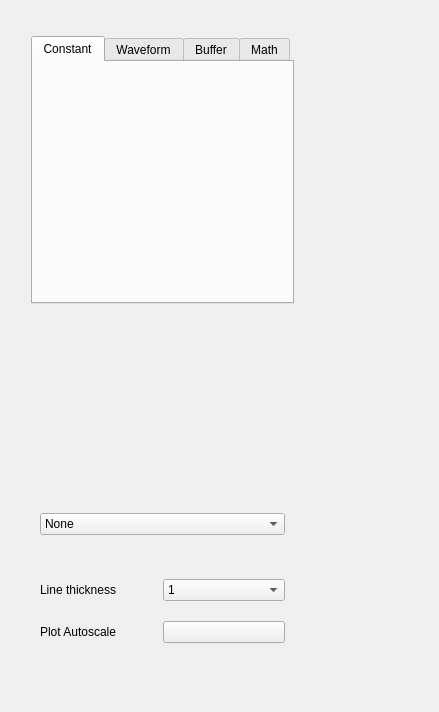
<?xml version="1.0" encoding="UTF-8"?>
<ui version="4.0">
 <class>SignalGeneratorMenu</class>
 <widget class="QWidget" name="SignalGeneratorMenu">
  <property name="geometry">
   <rect>
    <x>0</x>
    <y>0</y>
    <width>439</width>
    <height>712</height>
   </rect>
  </property>
  <property name="windowTitle">
   <string>Form</string>
  </property>
  <layout class="QVBoxLayout" name="verticalLayout_2">
   <item>
    <widget class="scopy::gui::MenuAnim" name="menuAnim" native="true">
     <property name="sizePolicy">
      <sizepolicy hsizetype="Maximum" vsizetype="Preferred">
       <horstretch>0</horstretch>
       <verstretch>0</verstretch>
      </sizepolicy>
     </property>
     <property name="maximumSize">
      <size>
       <width>16777215</width>
       <height>16777215</height>
      </size>
     </property>
     <layout class="QVBoxLayout" name="verticalLayout_7">
      <property name="spacing">
       <number>0</number>
      </property>
      <property name="leftMargin">
       <number>20</number>
      </property>
      <property name="topMargin">
       <number>25</number>
      </property>
      <property name="rightMargin">
       <number>10</number>
      </property>
      <property name="bottomMargin">
       <number>20</number>
      </property>
      <item>
       <widget class="QScrollArea" name="scrollArea">
        <property name="sizePolicy">
         <sizepolicy hsizetype="Maximum" vsizetype="Expanding">
          <horstretch>0</horstretch>
          <verstretch>0</verstretch>
         </sizepolicy>
        </property>
        <property name="maximumSize">
         <size>
          <width>16777215</width>
          <height>16777215</height>
         </size>
        </property>
        <property name="frameShape">
         <enum>QFrame::NoFrame</enum>
        </property>
        <property name="frameShadow">
         <enum>QFrame::Sunken</enum>
        </property>
        <property name="lineWidth">
         <number>0</number>
        </property>
        <property name="horizontalScrollBarPolicy">
         <enum>Qt::ScrollBarAlwaysOff</enum>
        </property>
        <property name="widgetResizable">
         <bool>true</bool>
        </property>
        <widget class="QWidget" name="scrollAreaWidgetContents">
         <property name="geometry">
          <rect>
           <x>0</x>
           <y>0</y>
           <width>314</width>
           <height>629</height>
          </rect>
         </property>
         <property name="sizePolicy">
          <sizepolicy hsizetype="Maximum" vsizetype="Expanding">
           <horstretch>0</horstretch>
           <verstretch>0</verstretch>
          </sizepolicy>
         </property>
         <property name="maximumSize">
          <size>
           <width>380</width>
           <height>16777215</height>
          </size>
         </property>
         <layout class="QVBoxLayout" name="verticalLayout_10">
          <property name="spacing">
           <number>0</number>
          </property>
          <property name="leftMargin">
           <number>0</number>
          </property>
          <property name="topMargin">
           <number>0</number>
          </property>
          <property name="rightMargin">
           <number>0</number>
          </property>
          <property name="bottomMargin">
           <number>0</number>
          </property>
          <item>
           <widget class="QTabWidget" name="tabWidget">
            <property name="sizePolicy">
             <sizepolicy hsizetype="Maximum" vsizetype="Maximum">
              <horstretch>0</horstretch>
              <verstretch>0</verstretch>
             </sizepolicy>
            </property>
            <property name="styleSheet">
             <string notr="true"/>
            </property>
            <property name="currentIndex">
             <number>0</number>
            </property>
            <property name="usesScrollButtons">
             <bool>false</bool>
            </property>
            <widget class="QWidget" name="widgteTabConstant">
             <property name="sizePolicy">
              <sizepolicy hsizetype="Preferred" vsizetype="Maximum">
               <horstretch>0</horstretch>
               <verstretch>0</verstretch>
              </sizepolicy>
             </property>
             <attribute name="title">
              <string>Constant</string>
             </attribute>
             <layout class="QGridLayout" name="gridLayout">
              <property name="leftMargin">
               <number>0</number>
              </property>
              <property name="topMargin">
               <number>25</number>
              </property>
              <property name="rightMargin">
               <number>0</number>
              </property>
              <property name="bottomMargin">
               <number>0</number>
              </property>
              <property name="spacing">
               <number>15</number>
              </property>
              <item row="0" column="1">
               <spacer name="hSpacer_6">
                <property name="orientation">
                 <enum>Qt::Horizontal</enum>
                </property>
                <property name="sizeHint" stdset="0">
                 <size>
                  <width>40</width>
                  <height>20</height>
                 </size>
                </property>
               </spacer>
              </item>
              <item row="0" column="0">
               <spacer name="hSpacer_5">
                <property name="orientation">
                 <enum>Qt::Horizontal</enum>
                </property>
                <property name="sizeHint" stdset="0">
                 <size>
                  <width>40</width>
                  <height>20</height>
                 </size>
                </property>
               </spacer>
              </item>
              <item row="1" column="0">
               <spacer name="vSpacer_3">
                <property name="orientation">
                 <enum>Qt::Vertical</enum>
                </property>
                <property name="sizeHint" stdset="0">
                 <size>
                  <width>20</width>
                  <height>40</height>
                 </size>
                </property>
               </spacer>
              </item>
             </layout>
            </widget>
            <widget class="QWidget" name="widgetTabWaveform">
             <property name="sizePolicy">
              <sizepolicy hsizetype="Preferred" vsizetype="Maximum">
               <horstretch>0</horstretch>
               <verstretch>0</verstretch>
              </sizepolicy>
             </property>
             <attribute name="title">
              <string>Waveform</string>
             </attribute>
             <layout class="QVBoxLayout" name="verticalLayout_5">
              <property name="spacing">
               <number>10</number>
              </property>
              <property name="leftMargin">
               <number>0</number>
              </property>
              <property name="topMargin">
               <number>25</number>
              </property>
              <property name="rightMargin">
               <number>0</number>
              </property>
              <property name="bottomMargin">
               <number>0</number>
              </property>
              <item>
               <widget class="QComboBox" name="cmbBoxType">
                <property name="sizePolicy">
                 <sizepolicy hsizetype="Minimum" vsizetype="Fixed">
                  <horstretch>0</horstretch>
                  <verstretch>0</verstretch>
                 </sizepolicy>
                </property>
                <item>
                 <property name="text">
                  <string>Sine</string>
                 </property>
                </item>
                <item>
                 <property name="text">
                  <string>Square</string>
                 </property>
                </item>
                <item>
                 <property name="text">
                  <string>Triangle</string>
                 </property>
                </item>
                <item>
                 <property name="text">
                  <string>Trapezoidal</string>
                 </property>
                </item>
                <item>
                 <property name="text">
                  <string>Rising Ramp Sawtooth</string>
                 </property>
                </item>
                <item>
                 <property name="text">
                  <string>Falling Ramp Sawtooth</string>
                 </property>
                </item>
                <item>
                 <property name="text">
                  <string>Stair Step</string>
                 </property>
                </item>
               </widget>
              </item>
              <item>
               <layout class="QGridLayout" name="gridLayoutWaveform">
                <property name="bottomMargin">
                 <number>0</number>
                </property>
                <property name="spacing">
                 <number>15</number>
                </property>
               </layout>
              </item>
              <item>
               <widget class="QWidget" name="widgetTrapezParams" native="true">
                <layout class="QVBoxLayout" name="verticalLayout_12">
                 <property name="spacing">
                  <number>15</number>
                 </property>
                 <property name="leftMargin">
                  <number>0</number>
                 </property>
                 <property name="topMargin">
                  <number>0</number>
                 </property>
                 <property name="rightMargin">
                  <number>0</number>
                 </property>
                 <property name="bottomMargin">
                  <number>0</number>
                 </property>
                 <item>
                  <widget class="scopy::gui::SubsectionSeparator" name="widgetTimingSubsSep" native="true"/>
                 </item>
                 <item>
                  <layout class="QGridLayout" name="gridLayout_2">
                   <property name="topMargin">
                    <number>0</number>
                   </property>
                   <property name="rightMargin">
                    <number>0</number>
                   </property>
                   <property name="bottomMargin">
                    <number>0</number>
                   </property>
                   <property name="spacing">
                    <number>15</number>
                   </property>
                  </layout>
                 </item>
                </layout>
               </widget>
              </item>
              <item>
               <spacer name="vSpacer">
                <property name="orientation">
                 <enum>Qt::Vertical</enum>
                </property>
                <property name="sizeHint" stdset="0">
                 <size>
                  <width>20</width>
                  <height>40</height>
                 </size>
                </property>
               </spacer>
              </item>
             </layout>
            </widget>
            <widget class="QWidget" name="widgetTabBuffer">
             <property name="sizePolicy">
              <sizepolicy hsizetype="Maximum" vsizetype="Maximum">
               <horstretch>0</horstretch>
               <verstretch>0</verstretch>
              </sizepolicy>
             </property>
             <attribute name="title">
              <string>Buffer</string>
             </attribute>
             <layout class="QVBoxLayout" name="verticalLayout">
              <property name="leftMargin">
               <number>0</number>
              </property>
              <property name="topMargin">
               <number>25</number>
              </property>
              <property name="rightMargin">
               <number>0</number>
              </property>
              <item>
               <widget class="scopy::gui::SubsectionSeparator" name="widgetFileSubsSep" native="true"/>
              </item>
              <item>
               <layout class="QHBoxLayout" name="hLayout_7">
                <property name="spacing">
                 <number>10</number>
                </property>
                <property name="topMargin">
                 <number>0</number>
                </property>
                <property name="rightMargin">
                 <number>0</number>
                </property>
                <item>
                 <layout class="QFormLayout" name="formLayout">
                  <property name="fieldGrowthPolicy">
                   <enum>QFormLayout::AllNonFixedFieldsGrow</enum>
                  </property>
                  <property name="horizontalSpacing">
                   <number>15</number>
                  </property>
                  <property name="verticalSpacing">
                   <number>15</number>
                  </property>
                  <property name="leftMargin">
                   <number>0</number>
                  </property>
                  <property name="rightMargin">
                   <number>0</number>
                  </property>
                  <item row="0" column="0">
                   <widget class="QLabel" name="lbl_5">
                    <property name="sizePolicy">
                     <sizepolicy hsizetype="Preferred" vsizetype="Preferred">
                      <horstretch>0</horstretch>
                      <verstretch>0</verstretch>
                     </sizepolicy>
                    </property>
                    <property name="font">
                     <font>
                      <pointsize>10</pointsize>
                     </font>
                    </property>
                    <property name="text">
                     <string>Path</string>
                    </property>
                   </widget>
                  </item>
                  <item row="0" column="1">
                   <widget class="QLineEdit" name="lineEditPath">
                    <property name="enabled">
                     <bool>true</bool>
                    </property>
                    <property name="sizePolicy">
                     <sizepolicy hsizetype="Minimum" vsizetype="Fixed">
                      <horstretch>0</horstretch>
                      <verstretch>0</verstretch>
                     </sizepolicy>
                    </property>
                    <property name="text">
                     <string>No file loaded</string>
                    </property>
                    <property name="readOnly">
                     <bool>true</bool>
                    </property>
                   </widget>
                  </item>
                  <item row="1" column="0">
                   <widget class="QLabel" name="lbl_9">
                    <property name="font">
                     <font>
                      <pointsize>10</pointsize>
                     </font>
                    </property>
                    <property name="text">
                     <string>Format</string>
                    </property>
                   </widget>
                  </item>
                  <item row="1" column="1">
                   <widget class="QLineEdit" name="lineEditFormat">
                    <property name="enabled">
                     <bool>true</bool>
                    </property>
                    <property name="sizePolicy">
                     <sizepolicy hsizetype="Minimum" vsizetype="Fixed">
                      <horstretch>0</horstretch>
                      <verstretch>0</verstretch>
                     </sizepolicy>
                    </property>
                    <property name="text">
                     <string>No file loaded</string>
                    </property>
                    <property name="readOnly">
                     <bool>true</bool>
                    </property>
                   </widget>
                  </item>
                  <item row="2" column="0">
                   <widget class="QLabel" name="lbl_7">
                    <property name="font">
                     <font>
                      <pointsize>10</pointsize>
                     </font>
                    </property>
                    <property name="text">
                     <string>Size</string>
                    </property>
                   </widget>
                  </item>
                  <item row="2" column="1">
                   <widget class="QLineEdit" name="lineEditSize">
                    <property name="enabled">
                     <bool>true</bool>
                    </property>
                    <property name="sizePolicy">
                     <sizepolicy hsizetype="Minimum" vsizetype="Fixed">
                      <horstretch>0</horstretch>
                      <verstretch>0</verstretch>
                     </sizepolicy>
                    </property>
                    <property name="text">
                     <string>0 samples</string>
                    </property>
                    <property name="readOnly">
                     <bool>true</bool>
                    </property>
                   </widget>
                  </item>
                  <item row="3" column="1">
                   <widget class="QWidget" name="widgetLoadFileBtn" native="true">
                    <layout class="QHBoxLayout" name="horizontalLayout_12">
                     <property name="leftMargin">
                      <number>0</number>
                     </property>
                     <property name="topMargin">
                      <number>0</number>
                     </property>
                     <property name="rightMargin">
                      <number>0</number>
                     </property>
                     <property name="bottomMargin">
                      <number>0</number>
                     </property>
                     <item>
                      <widget class="QPushButton" name="btnLoadFile">
                       <property name="sizePolicy">
                        <sizepolicy hsizetype="Minimum" vsizetype="Maximum">
                         <horstretch>8</horstretch>
                         <verstretch>0</verstretch>
                        </sizepolicy>
                       </property>
                       <property name="minimumSize">
                        <size>
                         <width>0</width>
                         <height>0</height>
                        </size>
                       </property>
                       <property name="maximumSize">
                        <size>
                         <width>16777215</width>
                         <height>16777215</height>
                        </size>
                       </property>
                       <property name="styleSheet">
                        <string notr="true">QPushButton{
background-position: center center;
background-repeat: no-repeat;
  height: 30px;
  font-weight: normal;
  font-style: normal;
  text-align: center;
}</string>
                       </property>
                       <property name="text">
                        <string>Load file</string>
                       </property>
                       <property name="blue_button" stdset="0">
                        <bool>true</bool>
                       </property>
                      </widget>
                     </item>
                     <item>
                      <widget class="QPushButton" name="btnRefresh">
                       <property name="sizePolicy">
                        <sizepolicy hsizetype="Minimum" vsizetype="Fixed">
                         <horstretch>2</horstretch>
                         <verstretch>0</verstretch>
                        </sizepolicy>
                       </property>
                       <property name="styleSheet">
                        <string notr="true">QPushButton{

background-position: center center;
background-repeat: no-repeat;
  height: 30px;

  font-weight: normal;
  font-style: normal;
  text-align: center;
}</string>
                       </property>
                       <property name="text">
                        <string/>
                       </property>
                       <property name="icon">
                        <iconset resource="../resources/resources.qrc">
                         <normaloff>:/icons/common/refresh.svg</normaloff>:/icons/common/refresh.svg</iconset>
                       </property>
                       <property name="iconSize">
                        <size>
                         <width>32</width>
                         <height>32</height>
                        </size>
                       </property>
                       <property name="blue_button" stdset="0">
                        <bool>true</bool>
                       </property>
                      </widget>
                     </item>
                    </layout>
                   </widget>
                  </item>
                  <item row="5" column="0" colspan="2">
                   <layout class="QHBoxLayout" name="hLayout_4">
                    <property name="spacing">
                     <number>10</number>
                    </property>
                    <item>
                     <widget class="QLabel" name="lbl">
                      <property name="sizePolicy">
                       <sizepolicy hsizetype="Maximum" vsizetype="Preferred">
                        <horstretch>0</horstretch>
                        <verstretch>0</verstretch>
                       </sizepolicy>
                      </property>
                      <property name="text">
                       <string>Channel</string>
                      </property>
                     </widget>
                    </item>
                    <item>
                     <widget class="QComboBox" name="cmbBoxFileChannel">
                      <property name="enabled">
                       <bool>false</bool>
                      </property>
                      <property name="sizePolicy">
                       <sizepolicy hsizetype="Minimum" vsizetype="Fixed">
                        <horstretch>0</horstretch>
                        <verstretch>0</verstretch>
                       </sizepolicy>
                      </property>
                      <property name="currentText">
                       <string/>
                      </property>
                     </widget>
                    </item>
                   </layout>
                  </item>
                 </layout>
                </item>
               </layout>
              </item>
              <item>
               <widget class="scopy::gui::SubsectionSeparator" name="widgetScalingSubsSep" native="true"/>
              </item>
              <item>
               <layout class="QVBoxLayout" name="vLayout_8">
                <property name="bottomMargin">
                 <number>0</number>
                </property>
                <item>
                 <layout class="QGridLayout" name="gridLayoutWaveform_2"/>
                </item>
               </layout>
              </item>
              <item>
               <widget class="QWidget" name="widget" native="true">
                <property name="sizePolicy">
                 <sizepolicy hsizetype="Minimum" vsizetype="Preferred">
                  <horstretch>0</horstretch>
                  <verstretch>0</verstretch>
                 </sizepolicy>
                </property>
                <layout class="QVBoxLayout" name="verticalLayout_11">
                 <property name="spacing">
                  <number>0</number>
                 </property>
                 <property name="leftMargin">
                  <number>0</number>
                 </property>
                 <property name="topMargin">
                  <number>0</number>
                 </property>
                 <property name="rightMargin">
                  <number>0</number>
                 </property>
                 <property name="bottomMargin">
                  <number>0</number>
                 </property>
                </layout>
               </widget>
              </item>
             </layout>
            </widget>
            <widget class="QWidget" name="widgetTabMath">
             <property name="sizePolicy">
              <sizepolicy hsizetype="Maximum" vsizetype="Maximum">
               <horstretch>0</horstretch>
               <verstretch>0</verstretch>
              </sizepolicy>
             </property>
             <attribute name="title">
              <string>Math</string>
             </attribute>
             <layout class="QVBoxLayout" name="verticalLayout_3">
              <property name="leftMargin">
               <number>0</number>
              </property>
              <property name="rightMargin">
               <number>0</number>
              </property>
              <item>
               <widget class="QWidget" name="widgetMath" native="true">
                <property name="sizePolicy">
                 <sizepolicy hsizetype="Preferred" vsizetype="Minimum">
                  <horstretch>0</horstretch>
                  <verstretch>0</verstretch>
                 </sizepolicy>
                </property>
                <property name="styleSheet">
                 <string notr="true">/*to be promoted to scopy::gui:Math*/</string>
                </property>
               </widget>
              </item>
             </layout>
            </widget>
           </widget>
          </item>
          <item>
           <spacer name="vSpacer_2">
            <property name="orientation">
             <enum>Qt::Vertical</enum>
            </property>
            <property name="sizeHint" stdset="0">
             <size>
              <width>20</width>
              <height>40</height>
             </size>
            </property>
           </spacer>
          </item>
          <item>
           <widget class="QWidget" name="widgetNoiseContainer" native="true">
            <layout class="QVBoxLayout" name="verticalLayout_14">
             <property name="spacing">
              <number>6</number>
             </property>
             <property name="leftMargin">
              <number>9</number>
             </property>
             <property name="topMargin">
              <number>9</number>
             </property>
             <property name="rightMargin">
              <number>9</number>
             </property>
             <property name="bottomMargin">
              <number>9</number>
             </property>
             <item>
              <widget class="scopy::gui::SubsectionSeparator" name="widgetNoiseSubsSep" native="true"/>
             </item>
             <item>
              <widget class="QWidget" name="widgetNoise" native="true">
               <layout class="QVBoxLayout" name="vLayout_9">
                <property name="spacing">
                 <number>6</number>
                </property>
                <property name="leftMargin">
                 <number>0</number>
                </property>
                <property name="topMargin">
                 <number>0</number>
                </property>
                <property name="rightMargin">
                 <number>0</number>
                </property>
                <property name="bottomMargin">
                 <number>0</number>
                </property>
                <item>
                 <widget class="QComboBox" name="cmbBoxNoiseType">
                  <item>
                   <property name="text">
                    <string>None</string>
                   </property>
                  </item>
                  <item>
                   <property name="text">
                    <string>Uniform</string>
                   </property>
                  </item>
                  <item>
                   <property name="text">
                    <string>Gaussian</string>
                   </property>
                  </item>
                  <item>
                   <property name="text">
                    <string>Laplacian</string>
                   </property>
                  </item>
                  <item>
                   <property name="text">
                    <string>Impulse</string>
                   </property>
                  </item>
                 </widget>
                </item>
                <item>
                 <layout class="QHBoxLayout" name="hLayout_5">
                  <property name="topMargin">
                   <number>0</number>
                  </property>
                  <item>
                   <spacer name="hSpacer">
                    <property name="orientation">
                     <enum>Qt::Horizontal</enum>
                    </property>
                    <property name="sizeHint" stdset="0">
                     <size>
                      <width>40</width>
                      <height>20</height>
                     </size>
                    </property>
                   </spacer>
                  </item>
                 </layout>
                </item>
               </layout>
              </widget>
             </item>
            </layout>
           </widget>
          </item>
          <item>
           <widget class="QWidget" name="widgetAppearanceContainer" native="true">
            <layout class="QVBoxLayout" name="verticalLayout_13">
             <item>
              <widget class="scopy::gui::SubsectionSeparator" name="widgetOtherSubsSep" native="true"/>
             </item>
             <item>
              <widget class="QWidget" name="widgetAppearance" native="true">
               <layout class="QVBoxLayout" name="verticalLayout_6">
                <property name="spacing">
                 <number>0</number>
                </property>
                <property name="leftMargin">
                 <number>0</number>
                </property>
                <property name="topMargin">
                 <number>0</number>
                </property>
                <property name="rightMargin">
                 <number>0</number>
                </property>
                <item>
                 <layout class="QHBoxLayout" name="hLayout_13">
                  <property name="spacing">
                   <number>0</number>
                  </property>
                  <property name="bottomMargin">
                   <number>0</number>
                  </property>
                  <item>
                   <layout class="QVBoxLayout" name="vLayout_15">
                    <property name="spacing">
                     <number>0</number>
                    </property>
                    <property name="rightMargin">
                     <number>0</number>
                    </property>
                    <property name="bottomMargin">
                     <number>0</number>
                    </property>
                    <item>
                     <widget class="QLabel" name="lbl_10">
                      <property name="text">
                       <string>Line thickness</string>
                      </property>
                     </widget>
                    </item>
                   </layout>
                  </item>
                  <item>
                   <widget class="QComboBox" name="cmbBoxLineThickness">
                    <property name="minimumSize">
                     <size>
                      <width>0</width>
                      <height>0</height>
                     </size>
                    </property>
                    <property name="currentIndex">
                     <number>1</number>
                    </property>
                    <item>
                     <property name="text">
                      <string>0.5</string>
                     </property>
                    </item>
                    <item>
                     <property name="text">
                      <string>1</string>
                     </property>
                    </item>
                    <item>
                     <property name="text">
                      <string>1.5</string>
                     </property>
                    </item>
                    <item>
                     <property name="text">
                      <string>2</string>
                     </property>
                    </item>
                    <item>
                     <property name="text">
                      <string>2.5</string>
                     </property>
                    </item>
                    <item>
                     <property name="text">
                      <string>3</string>
                     </property>
                    </item>
                    <item>
                     <property name="text">
                      <string>3.5</string>
                     </property>
                    </item>
                    <item>
                     <property name="text">
                      <string>4</string>
                     </property>
                    </item>
                    <item>
                     <property name="text">
                      <string>4.5</string>
                     </property>
                    </item>
                    <item>
                     <property name="text">
                      <string>5</string>
                     </property>
                    </item>
                   </widget>
                  </item>
                 </layout>
                </item>
                <item>
                 <spacer name="hSpacer_7">
                  <property name="orientation">
                   <enum>Qt::Horizontal</enum>
                  </property>
                  <property name="sizeHint" stdset="0">
                   <size>
                    <width>40</width>
                    <height>20</height>
                   </size>
                  </property>
                 </spacer>
                </item>
                <item>
                 <layout class="QHBoxLayout" name="hLayout_16">
                  <item>
                   <widget class="QLabel" name="lbl_3">
                    <property name="text">
                     <string>Plot Autoscale</string>
                    </property>
                   </widget>
                  </item>
                  <item>
                   <widget class="scopy::gui::CustomSwitch" name="btnSigGenAutoscale">
                    <property name="text">
                     <string/>
                    </property>
                    <property name="checkable">
                     <bool>true</bool>
                    </property>
                   </widget>
                  </item>
                 </layout>
                </item>
               </layout>
              </widget>
             </item>
            </layout>
           </widget>
          </item>
         </layout>
        </widget>
       </widget>
      </item>
      <item>
       <spacer name="hSpacer_4">
        <property name="orientation">
         <enum>Qt::Horizontal</enum>
        </property>
        <property name="sizeHint" stdset="0">
         <size>
          <width>400</width>
          <height>20</height>
         </size>
        </property>
       </spacer>
      </item>
     </layout>
    </widget>
   </item>
  </layout>
 </widget>
 <customwidgets>
  <customwidget>
   <class>scopy::gui::MenuAnim</class>
   <extends>QWidget</extends>
   <header>menu_anim.hpp</header>
   <container>1</container>
  </customwidget>
  <customwidget>
   <class>scopy::gui::CustomSwitch</class>
   <extends>QPushButton</extends>
   <header location="global">scopy/gui/custom_switch.hpp</header>
  </customwidget>
  <customwidget>
   <class>scopy::gui::SubsectionSeparator</class>
   <extends>QWidget</extends>
   <header location="global">scopy/gui/subsection_separator.hpp</header>
   <container>1</container>
  </customwidget>
 </customwidgets>
 <resources>
  <include location="../resources/resources.qrc"/>
 </resources>
 <connections/>
</ui>
